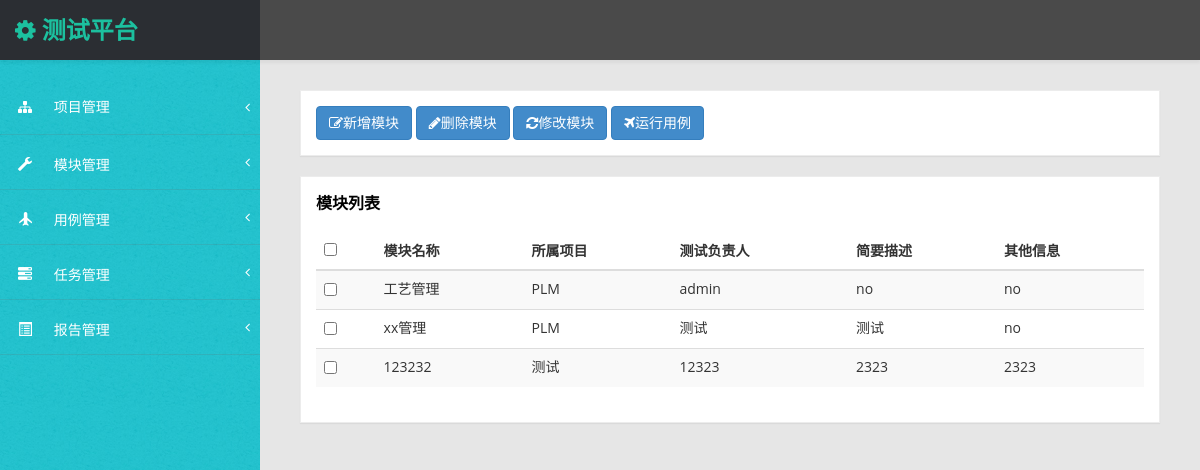
/module_list/, run on an earlier commit of the app's database.
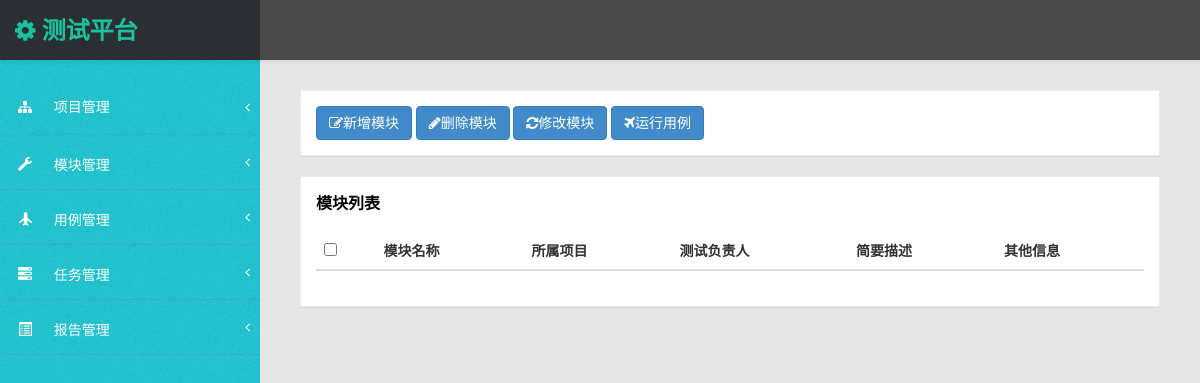
And on a later commit of the database.
### ApiManager/models.py (models this page shows)
class BaseTable(models.Model):
    create_time = models.DateTimeField('创建时间', auto_now_add=True)
    update_time = models.DateTimeField('更新时间', auto_now=True)
    class Meta:
        abstract = True
        verbose_name = "公共字段表"
        db_table = 'BaseTable'

class ModuleInfo(BaseTable):
    class Meta:
        verbose_name = '模块信息'
        db_table = 'ModuleInfo'
    module_name = models.CharField('模块名称', max_length=50, null=False)
    belong_project = models.ForeignKey(ProjectInfo, on_delete=models.CASCADE)
    test_user = models.CharField('测试负责人', max_length=50, null=False)
    simple_desc = models.CharField('简要描述', max_length=100, null=True)
    other_desc = models.CharField('其他信息', max_length=100, null=True)

class ProjectInfo(BaseTable):
    class Meta:
        verbose_name = '项目信息'
        db_table = 'ProjectInfo'
    project_name = models.CharField('项目名称', max_length=50, unique=True, null=False)
    responsible_name = models.CharField('负责人', max_length=20, null=False)
    test_user = models.CharField('测试人员', max_length=100, null=False)
    dev_user = models.CharField('开发人员', max_length=100, null=False)
    publish_app = models.CharField('发布应用', max_length=100, null=False)
    simple_desc = models.CharField('简要描述', max_length=100, null=True)
    other_desc = models.CharField('其他信息', max_length=100, null=True)

### ApiManager/views.py (the view)
# urls.py: path('module_list/',ApiManager_views.module_list),
def module_list(request):
    module_list=ModuleInfo.objects.all().select_related('belong_project')
    return render(request,'module_list.html',{'modules':module_list})

### templates/module_list.html (shortened to what this page needs)
{% extends 'base.html' %}
{% block page-content %}
       <div class="row">
       		<div class="col-md-12">
       		<div class="panel panel-default">
       		<div class="panel-body">
       			<a href="/add_module/" class="btn btn-primary"><i class="fa fa-edit"></i>新增模块</a>
       			<a href="#" class="btn btn-primary" id='delmodule'><i class="fa fa-pencil"></i>删除模块</a>
       			<a href="#" class="btn btn-primary" id='editmodule'><i class=" fa fa-refresh "></i>修改模块</a>
       			<a href="#" class="btn btn-primary" id='runtestcase'><i class=" fa fa-plane "></i>运行用例</a>
       			</div>
       			</div>
        	</div>
       </div>
 		<div class="row">
                <div class="col-md-12">
                    <div class="panel panel-default">
                        <div class="panel-heading">
                            	模块列表
                        </div>
                        <div class="panel-body">
                            <div class="table-responsive">
                                <table class="table table-striped" width="100%">
                                    <thead>
                                        <tr>
                                        	<th class="table-check"><input type="checkbox" id="select_all"/></th>
                                            <th>模块名称</th>
                                            <th>所属项目</th>
                                            <th>测试负责人</th>
                                            <th>简要描述</th>
                                            <th>其他信息</th>
                                        </tr>
                                    </thead>
                                    <tbody>
                                        {% for module in modules %}
								            <tr rowid="{{ module.id }}">
								            	<td><input type="checkbox" name="module_{{ module.id }}" value="{{ module.id }}"/></td>
								                <td>{{ module.module_name }}</td>
								                <td>{{ module.belong_project.project_name }}</td>
								                <td>{{ module.test_user }}</td>
								                <td>{{ module.simple_desc }}</td>
								                <td>{{ module.other_desc }}</td>
								            </tr>
            							{% endfor %}
                                    </tbody>
                                </table>
                            </div>
                        </div>
                    </div>
{% endblock %}

### templates/base.html (shortened to what this page needs)
<!DOCTYPE html>
<html xmlns="http://www.w3.org/1999/xhtml">
<head>
    {% load staticfiles %}
    <link href="/static/css/bootstrap.css" rel="stylesheet" />
    <link href="/static/css/font-awesome.css" rel="stylesheet" />
    <link href="/static/js/morris/morris-0.4.3.min.css" rel="stylesheet" />
    <link href="/static/css/custom-styles.css" rel="stylesheet" />
</head>
<body>
    <div id="wrapper">
        <nav class="navbar navbar-default top-navbar" role="navigation">
            <div class="navbar-header">
                <a class="navbar-brand" href="/index/"><i class="fa fa-gear"></i> <strong>测试平台</strong></a>
            </div>
        </nav>
        <nav class="navbar-default navbar-side" role="navigation">
            <div class="sidebar-collapse">
                <ul class="nav" id="main-menu">
                       <li>
                        <a href="#"><i class="fa fa-sitemap"></i> 项目管理<span class="fa arrow"></span></a>
                    </li>
					<li>
                        <a href="#"><i class="glyphicon glyphicon-wrench"></i> 模块管理<span class="fa arrow"></span></a>
                    </li>
                    <li>
                        <a href="#"><i class="glyphicon glyphicon-plane"></i> 用例管理<span class="fa arrow"></span></a>
                    </li>
                    <li>
                        <a href="#"><i class="glyphicon glyphicon-tasks"></i> 任务管理<span class="fa arrow"></span></a>
                    </li>
                    <li>
                        <a href="#"><i class="glyphicon glyphicon-list-alt"></i> 报告管理<span class="fa arrow"></span></a>
                    </li>
      </ul>
            </div>
        </nav>
        <div id="page-wrapper">
            <div id="page-inner">
                {% block page-content %}your page content{% endblock %}
            </div>
        </div>
    </div>
</body>
</html>

### static/css/custom-styles.css (style rules this page uses)
body { font-family: 'Open Sans', sans-serif; background: #32C2CD url(../img/bg-img.jpg) !important; }
#wrapper { width: 100%; }
#page-wrapper { padding: 15px 15px; min-height: 600px; background: #E6E6E6; }
#page-inner { width:100%; margin:10px 20px 10px 0px; background-color:transparent; padding:10px; min-height:1200px; }
.navbar-side { z-index: 0; }
.panel { border-radius:0px; }
.navbar-side .nav > li > a > i { color: #FFFFFF; padding: 8px; width: 30px; text-align: center; }
.top-navbar { position: fixed; width: 100%; z-index: 300; -webkit-box-shadow: 0 3px 3px rgba(0, 0, 0, 0.05); -moz-box-shadow: 0 3px 3px rgba(0, 0, 0, 0.05); box-shadow: 0 3px 3px rgba(0, 0, 0, 0.05); }
.navbar-side { z-index: 1; position: fixed; width: 260px; top: 80px; }
#page-wrapper { position: relative; top: 55px; }
.panel-default { border-color: #ECECEC; }
.panel-default > .panel-heading { color: #000; border-color: #FFF; font-weight:bold; background: #FFFFFF; font-size: 16px; padding: 15px 15px 0; }
.panel-heading { border-bottom: 1px solid transparent; border-top-left-radius: 3px; border-top-right-radius: 3px; }
.top-navbar { margin:0px; }
.top-navbar .navbar-brand { color: #fff; width: 260px; text-align: left; height: 60px; font-size: 24px; font-weight: 700; text-transform: uppercase; line-height: 30px; background: #24383A; }
.arrow { float: right; margin-top: 8px; }
.fa.arrow:before { content: "\f104"; }
.sidebar-collapse , .sidebar-collapse .nav { background:none; }
.sidebar-collapse .nav { padding:0; }
.sidebar-collapse .nav > li > a { color: #FFFFFF; background:transparent; text-shadow:none; }
.sidebar-collapse > .nav > li > a { padding: 12px 10px; }
.sidebar-collapse > .nav > li { border-bottom: 1px solid rgba(107, 108, 109, 0.19); }
.navbar-side { border:none; background: #32C2CD url(../img/bg-img.jpg) !important; }
.top-navbar { background: #4A4A4A; border-bottom:none; }
.navbar-default { border:0px solid black; }
.navbar-header { background: transparent; }
.nav > li > a > i { margin-right:10px; color: #FFF; }
@media (min-width:768px) { #page-wrapper { margin: 0 0 0 260px; padding: 15px 30px; min-height: 1200px; } }
@media (min-width:768px) { .navbar-side { width: 260px; z-index: 1; } }
@media (min-width:768px) { .navbar { border-radius: 0px; } }

What changed in the data, as far as the page shows it:
removed ModuleInfo: module_name "工艺管理", belong_project.project_name "PLM", test_user "admin", simple_desc "no", other_desc "no"
removed ModuleInfo: module_name "xx管理", belong_project.project_name "PLM", test_user "测试", simple_desc "测试", other_desc "no"
removed ModuleInfo: module_name "123232", belong_project.project_name "测试", test_user "12323", simple_desc "2323", other_desc "2323"
